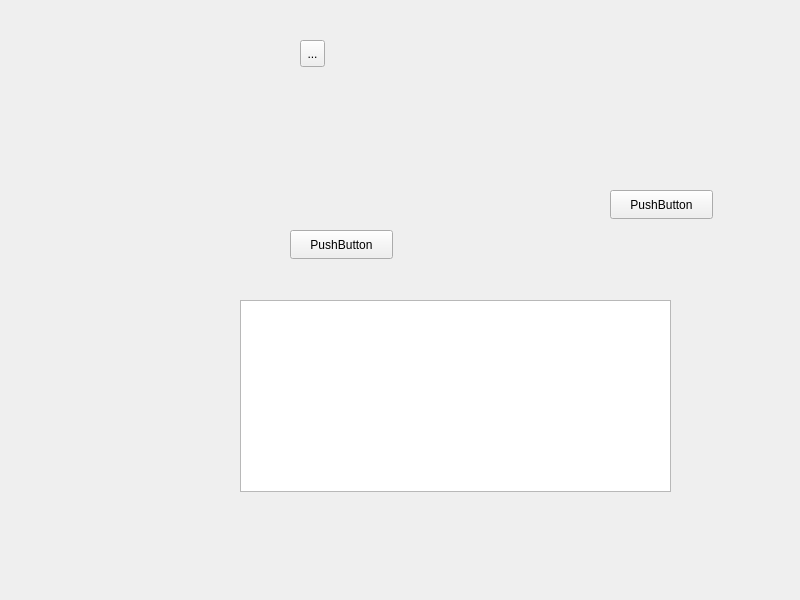
<?xml version="1.0" encoding="UTF-8"?>
<ui version="4.0">
 <class>MainWindow</class>
 <widget class="QMainWindow" name="MainWindow">
  <property name="geometry">
   <rect>
    <x>0</x>
    <y>0</y>
    <width>800</width>
    <height>600</height>
   </rect>
  </property>
  <property name="windowTitle">
   <string>MainWindow</string>
  </property>
  <widget class="QWidget" name="centralwidget">
   <widget class="QPushButton" name="pushButton">
    <property name="geometry">
     <rect>
      <x>610</x>
      <y>190</y>
      <width>103</width>
      <height>29</height>
     </rect>
    </property>
    <property name="text">
     <string>PushButton</string>
    </property>
   </widget>
   <widget class="QPushButton" name="pushButton_2">
    <property name="geometry">
     <rect>
      <x>290</x>
      <y>230</y>
      <width>103</width>
      <height>29</height>
     </rect>
    </property>
    <property name="text">
     <string>PushButton</string>
    </property>
   </widget>
   <widget class="QToolButton" name="toolButton">
    <property name="geometry">
     <rect>
      <x>300</x>
      <y>40</y>
      <width>25</width>
      <height>27</height>
     </rect>
    </property>
    <property name="text">
     <string>...</string>
    </property>
   </widget>
   <widget class="QGraphicsView" name="graphicsView">
    <property name="geometry">
     <rect>
      <x>240</x>
      <y>300</y>
      <width>431</width>
      <height>192</height>
     </rect>
    </property>
   </widget>
  </widget>
  <widget class="QMenuBar" name="menubar">
   <property name="geometry">
    <rect>
     <x>0</x>
     <y>0</y>
     <width>800</width>
     <height>21</height>
    </rect>
   </property>
  </widget>
 </widget>
 <resources/>
 <connections/>
</ui>
